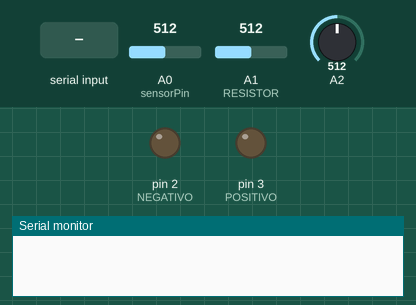
The sketch below on a simulated Arduino Uno, built with avr-gcc and run on an emulated ATmega328P. Parts: output pins drawn as LEDs (lit = HIGH), the last lines printed to the serial monitor. The inputs (shaded band) are chosen by the test bench; at power-on: A0 (sensorPin) = 512, A1 (RESISTOR) = 512, A2 = 512.

Above: at 1.2 s.
1.3 s: "1" received over the second serial link
At 2.6 s:
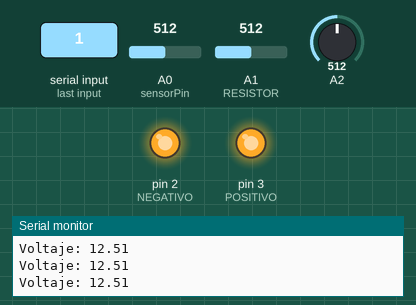
3.0 s: "3" received over the second serial link
At 3.7 s:
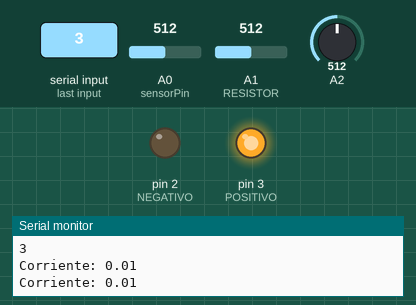
4.5 s: "2" received over the second serial link
At 4.8 s:
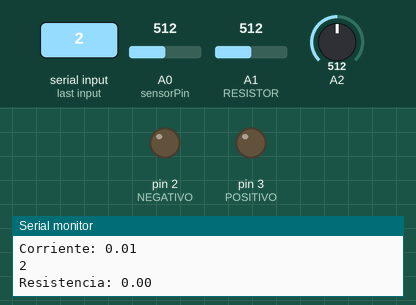
Timing chart, 0 to 7.5 s (numbered marks = the images above; inputs shaded):
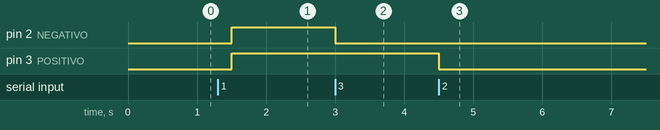

Measured:
- after the input at 1.3 s, pin 2 (NEGATIVO), pin 3 (POSITIVO): LOW → HIGH after 0.20 s
- after the input at 3.0 s, pin 2 (NEGATIVO): HIGH → LOW at once
- after the input at 4.5 s, pin 3 (POSITIVO): HIGH → LOW at once

The sketch:

MULTIMETR.ino
```cpp
/*
 * Fundacion Kinal
 * Centro educativo tecnico laboral Kinal
 * Electronica
 * Grado: Quinto
 * Sección: A
 * Curso: Taller de electronica digital y reparación de computadoras I
 * Nombre: Jared Hernan Ruiz Aleu
 * Carnet: 2022011
 * Proyecto: Proyecto Final Multimetro Bluetooth
*/
#include <SoftwareSerial.h>

const int POSITIVO = 3;         // Pin positivo
const int NEGATIVO = 2;         // Pin negativo
const int sensorPin = A0;       // Seleccionar la entrada para el sensor
int sensorValue;                // Variable que almacena el valor raw (0 a 1023)
float voltaje;                  // Variable que almacena el voltaje (0.0 a 25.0)

float Sensibilidad = 0.185;

int RESISTOR = A1;
int Medidor = 0;
int Vin = 5;
float Vout = 0;
float R2 = 1000;
float R1 = 0;
float Const = 0;

SoftwareSerial BT(10, 9);

unsigned long tiempoUltimaMedicion = 0;
const unsigned long intervaloMedicion = 500;  // Intervalo de medición en milisegundos

enum Estado { ESPERA, MEDIR_VOLTAGE, MEDIR_RESISTENCIA, MEDIR_CORRIENTE };
Estado estado = ESPERA;

void setup() {
  pinMode(POSITIVO, OUTPUT);         // Configurar el pin positivo como salida
  pinMode(NEGATIVO, OUTPUT);         // Configurar el pin negativo como salida
  Serial.begin(9600);                // Iniciar la comunicación serial
  BT.begin(9600);
}

char recepcion;

void loop() {
  unsigned long tiempoActual = millis();
  if (tiempoActual - tiempoUltimaMedicion >= intervaloMedicion) {
    tiempoUltimaMedicion = tiempoActual;

    if (Medidor) {
      Const = Medidor * Vin;
      Vout = (Const) / 1024.0;
      Const = (Vin / Vout) - 1;
      R1 = R2 * Const;
    }

    switch (estado) {
      case ESPERA:
        // Esperando comandos...
        break;

      case MEDIR_VOLTAGE:
        digitalWrite(POSITIVO, HIGH);
        digitalWrite(NEGATIVO, HIGH);
        sensorValue = analogRead(sensorPin);
        voltaje = fmap(sensorValue, 0, 1023, 0.0, 25.0);
        Serial.print("Voltaje: ");
        Serial.println(voltaje);
        BT.print(voltaje);
        BT.print(";");
        break;

      case MEDIR_RESISTENCIA:
        digitalWrite(POSITIVO, LOW);
        digitalWrite(NEGATIVO, LOW);
        Medidor = analogRead(RESISTOR);
        Serial.print("Resistencia: ");
        Serial.println(R1);
        BT.print(R1);
        BT.print(";");
        break;

      case MEDIR_CORRIENTE:
        digitalWrite(NEGATIVO, LOW);
        float voltajeSensor = analogRead(A2) * (5.0 / 1023.0);
        float I = (voltajeSensor - 2.5) / Sensibilidad;
        Serial.print("Corriente: ");
        Serial.println(I);
        BT.print(I);
        BT.print(";");
        break;
    }
  }

  if (BT.available()) {
    recepcion = BT.read();
    Serial.println(recepcion);

    if (recepcion == '1') {
      estado = MEDIR_VOLTAGE;
    }

    if (recepcion == '2') {
      estado = MEDIR_RESISTENCIA;
    }

    if (recepcion == '3') {
      estado = MEDIR_CORRIENTE;
    }
  }
}

float fmap(float x, float in_min, float in_max, float out_min, float out_max) {
  return (x - in_min) * (out_max - out_min) / (in_max - in_min) + out_min;
}
```
